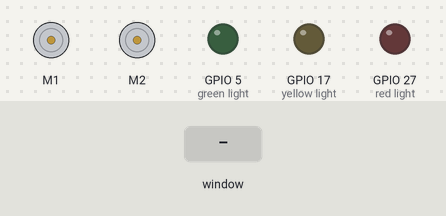
The program below on a simulated Raspberry Pi (BCM pin numbers) with an Explorer HAT. Shown: 2 × DC motor (green arrow = forward, orange = backward, longer = faster), output pins drawn as LEDs (lit = HIGH). Inputs (shaded band) come from the test bench. Motors are numbered in the order the program creates them (left before right in a Robot); the desktop window is not drawn, its controls go by their first labels and the mouse button is held 0.15 s.

Above: at 1.2 s.
1.3 s: control labelled "Forwards" in the window clicked
At 2.0 s:
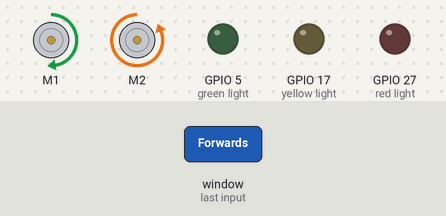
4.3 s: control labelled "Reverse" in the window clicked
At 5.5 s:
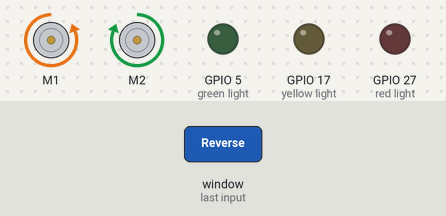
7.3 s: control labelled "Lights" in the window clicked
At 7.7 s:
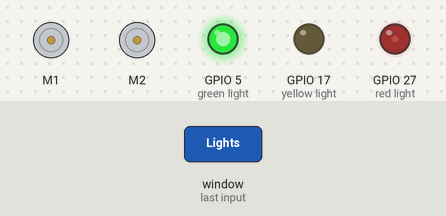
8.8 s: control labelled "Forwards" in the window clicked
At 10.1 s:
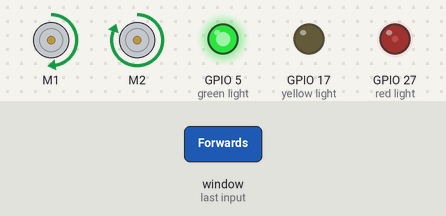
11.8 s: control labelled "Reverse" in the window clicked
At 12.4 s:
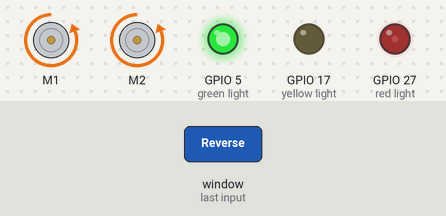
Timing chart, 0 to 15.3 s (numbered marks = the images above; inputs shaded):
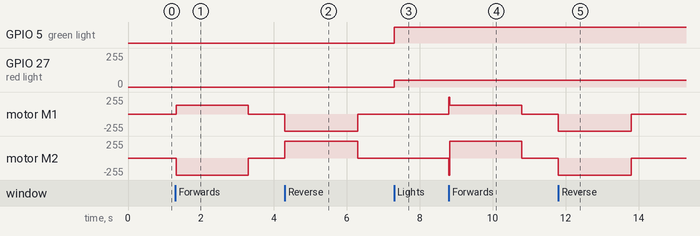

Measured:
- after the input at 1.3 s, motor M1: stopped → forward 128/255 at once, → stopped 2.0 s later; motor M2: stopped → backward 255/255 at once, → stopped 2.0 s later
- after the input at 4.3 s, motor M1: stopped → backward 255/255 at once, → stopped 2.0 s later; motor M2: stopped → forward 255/255 at once, → stopped 2.0 s later
- after the input at 7.3 s, GPIO 5 (green light): LOW → HIGH at once; GPIO 27 (red light): 0/255 → 51/255 at once
- after the input at 8.8 s, motor M1: stopped → forward 128/255 at once, → stopped 2.0 s later; motor M2: stopped → forward 255/255 at once, → stopped 2.0 s later
- after the input at 11.8 s, motor M1, motor M2: stopped → backward 255/255 at once, → stopped 2.0 s later

The program:

robot_spaceship.py
```python
##imports
import explorerhat
from time import sleep
from guizero import App, PushButton

##function definitions

def test_buttons():
    explorerhat.touch.one
    explorerhat.touch.two
    explorerhat.touch.three
    explorerhat.touch.is_pressed()
    explorerhat.touch.is_held()
    #explorerhat.touch.pressed( handler_function )
    #calls handler_function when pad is touched
    #def handle(channel, event)
    #channel is the number of the pad
    #eg handle(explorerhat.touch.one,

def test_lights():
    explorerhat.light.yellow.on() #yellow, green, blue, red
    explorerhat.light.green.blink(50,50)
    explorerhat.light.red.fade(20,100,50)
    explorerhat.light.red.stop()
    explorerhat.light.green.stop()
    explorerhat.light.yellow.off()

##move forwards
def forwards():

    ##testing tthe motors
    explorerhat.motor.one.forward(100) #100 is the speed
    explorerhat.motor.two.forward(100)
    explorerhat.motor.one.speed(50)
    explorerhat.motor.two.invert()

    sleep(2)

    explorerhat.motor.one.stop()
    explorerhat.motor.two.stop()


##move forwards
def backwards():

    ##testing tthe motors
    explorerhat.motor.one.backward(100)
    explorerhat.motor.two.backward(100)

    sleep(2)

    explorerhat.motor.one.stop()
    explorerhat.motor.two.stop()

##GUI app
app = App("Buggy controller")
drive = PushButton(app, forwards, text="Forwards")
reverse = PushButton(app, backwards, text="Reverse")
lighttest = PushButton(app, test_lights, text="Lights")
app.display()
```
